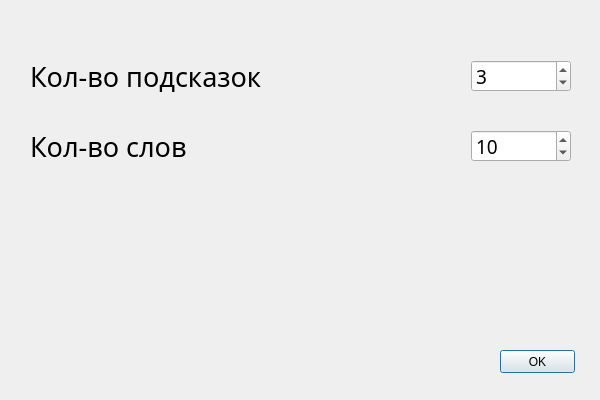
<?xml version="1.0" encoding="UTF-8"?>
<ui version="4.0">
 <class>Dialog</class>
 <widget class="QDialog" name="Dialog">
  <property name="geometry">
   <rect>
    <x>0</x>
    <y>0</y>
    <width>600</width>
    <height>400</height>
   </rect>
  </property>
  <property name="windowTitle">
   <string>Dialog</string>
  </property>
  <widget class="QWidget" name="horizontalLayoutWidget">
   <property name="geometry">
    <rect>
     <x>30</x>
     <y>60</y>
     <width>541</width>
     <height>32</height>
    </rect>
   </property>
   <layout class="QHBoxLayout" name="horizontalLayout">
    <item>
     <widget class="QLabel" name="label_limit_hints">
      <property name="font">
       <font>
        <family>Troika</family>
        <pointsize>20</pointsize>
       </font>
      </property>
      <property name="text">
       <string>Кол-во подсказок</string>
      </property>
     </widget>
    </item>
    <item alignment="Qt::AlignRight">
     <widget class="QSpinBox" name="number_hints">
      <property name="minimumSize">
       <size>
        <width>100</width>
        <height>0</height>
       </size>
      </property>
      <property name="font">
       <font>
        <family>Troika</family>
        <pointsize>14</pointsize>
       </font>
      </property>
      <property name="maximum">
       <number>10</number>
      </property>
      <property name="value">
       <number>3</number>
      </property>
     </widget>
    </item>
   </layout>
  </widget>
  <widget class="QWidget" name="horizontalLayoutWidget_2">
   <property name="geometry">
    <rect>
     <x>30</x>
     <y>130</y>
     <width>541</width>
     <height>32</height>
    </rect>
   </property>
   <layout class="QHBoxLayout" name="horizontalLayout_2">
    <item>
     <widget class="QLabel" name="label_limit_word">
      <property name="font">
       <font>
        <family>Troika</family>
        <pointsize>20</pointsize>
       </font>
      </property>
      <property name="text">
       <string>Кол-во слов</string>
      </property>
     </widget>
    </item>
    <item alignment="Qt::AlignRight">
     <widget class="QSpinBox" name="limit_word">
      <property name="minimumSize">
       <size>
        <width>100</width>
        <height>0</height>
       </size>
      </property>
      <property name="font">
       <font>
        <family>Troika</family>
        <pointsize>14</pointsize>
       </font>
      </property>
      <property name="value">
       <number>10</number>
      </property>
     </widget>
    </item>
   </layout>
  </widget>
  <widget class="QPushButton" name="ok_btn">
   <property name="geometry">
    <rect>
     <x>500</x>
     <y>350</y>
     <width>75</width>
     <height>23</height>
    </rect>
   </property>
   <property name="text">
    <string>OK</string>
   </property>
   <property name="default">
    <bool>true</bool>
   </property>
  </widget>
 </widget>
 <resources/>
 <connections/>
</ui>
